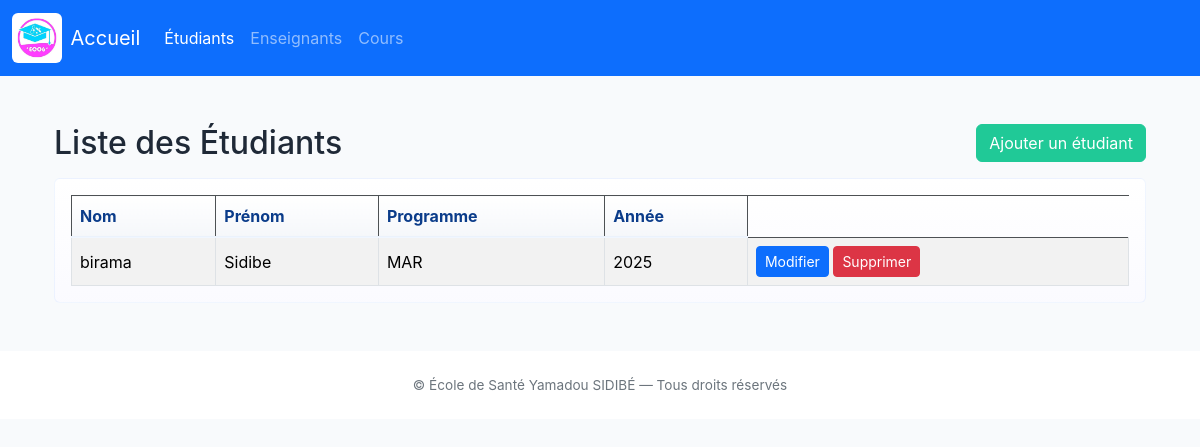
Page /etudiants/ on the earlier database version.
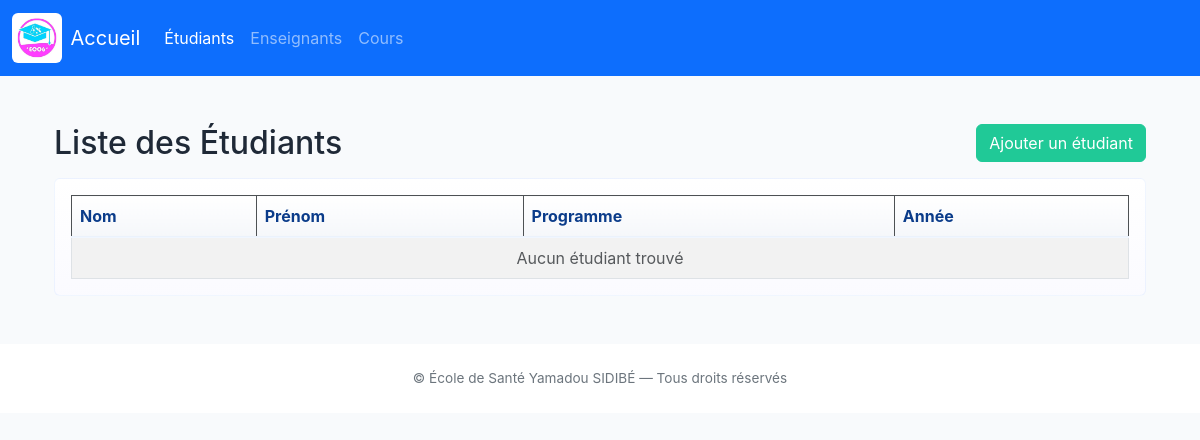
Same page on the later database version.
### gestion_des_presences/models.py (models this page shows, shortened)
class Etudiant(models.Model):
    utilisateur = models.OneToOneField(Utilisateur, on_delete=models.CASCADE)
    numero_etudiant = models.CharField(max_length=20, unique=True)
    programme = models.CharField(max_length=100)
    annee=models.ForeignKey('Anneer', on_delete=models.SET_NULL, blank=True, null=True)
    parents = models.ForeignKey('Parent', on_delete=models.SET_NULL, blank=True, null=True)

class Utilisateur(models.Model):
    id = models.AutoField(primary_key=True)
    nom = models.CharField(max_length=100)
    prenom = models.CharField(max_length=100)
    email = models.EmailField(unique=True)
    mot_de_passe = models.CharField(max_length=100, default='changeme')
    ROLE_CHOICES = [
        ('etudiant', 'Étudiant'),
        ('enseignant', 'Enseignant'),
        ('admin', 'Administrateur'),
    ]
    role = models.CharField(max_length=50, choices=ROLE_CHOICES)
    telephone = models.CharField(max_length=15, blank=True, null=True)
    date_creation = models.DateTimeField(default=timezone.now)
    date_modification = models.DateTimeField(auto_now=True)
    class Meta:
        ordering = ['nom', 'prenom']

class Anneer(models.Model):
    id = models.AutoField(primary_key=True)
    annee = models.IntegerField(unique=True, validators=[MinValueValidator(2000), MaxValueValidator(2100)])

### gestion_des_presences/views.py (the view)
# urls.py: path('etudiants/', views.liste_etudiants, name='liste_etudiants'),
def liste_etudiants(request):
    etudiants = Etudiant.objects.all()
    return render(request, 'liste_etudiants.html', {'etudiants': etudiants})

### gestion_des_presences/templates/liste_etudiants.html
{% extends 'base.html' %}
{% block content %}
<div class="container mt-5">
    <div class="section-title mb-3">
        <h2 class="mb-0">Liste des Étudiants</h2>
        <a href="{% url 'etudiant_create' %}" class="btn btn-accent">Ajouter un étudiant</a>
    </div>
    <div class="card card-ghost p-3">
    <table class="table table-striped table-bordered mb-0">
        <thead class="table-dark">
            <tr>
                <th>Nom</th>
                <th>Prénom</th>
                <th>Programme</th>
                <th>Année</th>
            </tr>
        </thead>
        <tbody>
            {% for e in etudiants %}
            <tr>
                <td>{{ e.utilisateur.nom }}</td>
                <td>{{ e.utilisateur.prenom }}</td>
                <td>{{ e.programme }}</td>
                                <td>
                                    {% if e.annee %}
                                        {{ e.annee.annee }}
                                    {% else %}
                                        N/A
                                    {% endif %}
                                </td>
                <td>
                    <a href="{% url 'etudiant_update' e.id %}" class="btn btn-sm btn-primary">Modifier</a>
                    <a href="{% url 'etudiant_delete' e.id %}" class="btn btn-sm btn-danger">Supprimer</a>
                </td>
            </tr>
            {% empty %}
            <tr>
                <td colspan="4" class="text-center text-muted">Aucun étudiant trouvé</td>
            </tr>
            {% endfor %}
        </tbody>
    </table>
    </div>
</div>
{% endblock %}

### gestion_des_presences/templates/base.html (shortened to what this page needs)
<!DOCTYPE html>
<html lang="fr">
<head>
  {% load static %}
  <link href="https://cdn.jsdelivr.net/npm/bootstrap@5.3.3/dist/css/bootstrap.min.css" rel="stylesheet">
  <link href="{% static 'gestion_des_presences/css/theme.css' %}" rel="stylesheet">
</head>
<body>
  <nav class="navbar navbar-expand-lg navbar-dark bg-primary">
    <div class="container-fluid">
      <a class="navbar-brand d-flex align-items-center" href="{% url 'accueil' %}">
        <img src="{% static 'gestion_des_presences/img/logo1.jpg' %}" alt="Logo" style="height:50px;object-fit:cover;" />
        <span class="ms-2">Accueil</span>
      </a>
      <div class="collapse navbar-collapse" id="navbarNav">
        <ul class="navbar-nav me-auto mb-2 mb-lg-0">
          <li class="nav-item">
            <a class="nav-link" href="{% url 'liste_etudiants' %}">Étudiants</a>
          </li>
          <li class="nav-item">
            <a class="nav-link" href="{% url 'liste_enseignants' %}">Enseignants</a>
          </li>
          <li class="nav-item">
            <a class="nav-link" href="{% url 'liste_cours' %}">Cours</a>
          </li>
        </ul>
      </div>
    </div>
  </nav>
  <div class="container mt-4">
    {% block content %}{% endblock %}
  </div>
  <footer class="mt-5 py-4 bg-white">
    <div class="container text-center footer-small">
      © {{ now.year }} École de Santé Yamadou SIDIBÉ — Tous droits réservés
    </div>
  </footer>
  <link rel="stylesheet" href="https://cdn.jsdelivr.net/npm/bootstrap-icons@1.10.5/font/bootstrap-icons.css">
</body>
</html>

### gestion_des_presences/static/gestion_des_presences/css/theme.css (style rules this page uses)
:root { --brand-1: #0d6efd; --brand-2: #6610f2; --accent: #20c997; --muted: #6c757d; --bg: #f8fafc; }
body { background: var(--bg); font-family: Inter, system-ui, -apple-system, 'Segoe UI', Roboto, 'Helvetica Neue', Arial; color: #1f2937; }
.navbar-brand img { border-radius:6px; }
.card-ghost { background:linear-gradient(180deg,rgba(255,255,255,0.9),rgba(250,250,255,0.9));border:1px solid rgba(13,110,253,0.06) }
.table thead th { background:linear-gradient(180deg,rgba(255,255,255,0.98),rgba(245,247,250,0.98));border-bottom:2px solid rgba(13,110,253,0.06);color:#0b3c8a }
.table td, .table th { vertical-align:middle }
.btn-accent { background:var(--accent);border-color:var(--accent);color:#fff }
.footer-small { font-size:0.85rem;color:var(--muted) }
.container .section-title { display:flex;align-items:center;justify-content:space-between }
.section-title h2 { margin:0 }

Differences in the rows shown:
removed Etudiant: utilisateur.nom "birama", utilisateur.prenom "Sidibe", programme "MAR", annee.annee "2025"
Other differences:
text now shown: "Aucun étudiant trouvé"
